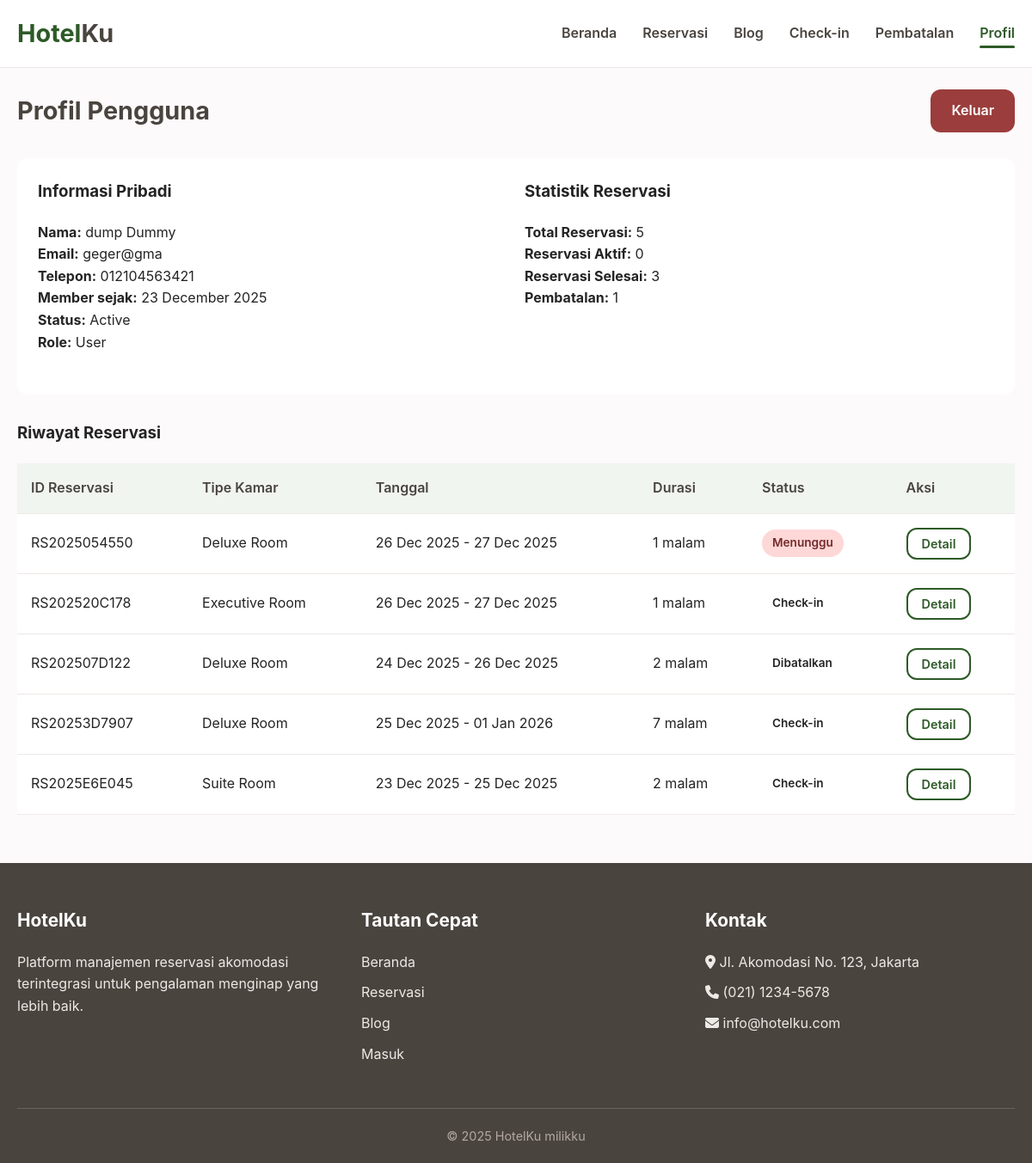
/views/profil.php (signed in), run on the app's committed database.
### tables this page shows
CREATE TABLE `users` (
  `id` int NOT NULL,
  `first_name` varchar(100) NOT NULL,
  `last_name` varchar(100) NOT NULL,
  `email` varchar(150) NOT NULL,
  `password` varchar(255) NOT NULL,
  `phone` varchar(20) NOT NULL,
  `status` enum('active','inactive') DEFAULT 'active',
  `role` enum('user','admin') DEFAULT 'user',
  `join_date` date NOT NULL,
  `created_at` timestamp NULL DEFAULT CURRENT_TIMESTAMP,
  `updated_at` timestamp NULL DEFAULT CURRENT_TIMESTAMP ON UPDATE CURRENT_TIMESTAMP
);

CREATE TABLE `reservations` (
  `id` int NOT NULL,
  `booking_code` varchar(50) NOT NULL,
  `user_id` int DEFAULT NULL,
  `room_type_id` int NOT NULL,
  `room_count` int NOT NULL DEFAULT '1',
  `checkin_date` date NOT NULL,
  `checkout_date` date NOT NULL,
  `guest_name` varchar(200) NOT NULL,
  `guest_email` varchar(150) NOT NULL,
  `guest_phone` varchar(20) NOT NULL,
  `special_requests` text,
  `total_price` decimal(12,2) NOT NULL,
  `status` enum('pending','confirmed','checked_in','checked_out','completed','cancelled') DEFAULT 'pending',
  `payment_status` enum('pending','paid','refunded','failed') DEFAULT 'pending',
  `payment_method` varchar(50) DEFAULT NULL,
  `created_at` timestamp NULL DEFAULT CURRENT_TIMESTAMP,
  `updated_at` timestamp NULL DEFAULT CURRENT_TIMESTAMP ON UPDATE CURRENT_TIMESTAMP
);

CREATE TABLE `room_types` (
  `id` int NOT NULL,
  `type_code` varchar(50) NOT NULL,
  `type_name` varchar(100) NOT NULL,
  `description` text,
  `price_per_night` decimal(12,2) NOT NULL,
  `max_occupancy` int DEFAULT '2',
  `features` text,
  `image_url` varchar(255) DEFAULT NULL,
  `status` enum('active','inactive') DEFAULT 'active',
  `created_at` timestamp NULL DEFAULT CURRENT_TIMESTAMP,
  `updated_at` timestamp NULL DEFAULT CURRENT_TIMESTAMP ON UPDATE CURRENT_TIMESTAMP
);

### models/UserModel.php (called while the page is built, shortened)
<?php
class UserModel
{
    private $conn;
    public function __construct($conn)
    {
        $this->conn = $conn;
    }
    public function findById($id)
    {
        $idEsc = (int) $id;
        $sql = "SELECT id, first_name, last_name, email, phone, status, role, join_date
                FROM users
                WHERE id = $idEsc
                LIMIT 1";
        $result = mysqli_query($this->conn, $sql);
        if (mysqli_num_rows($result) === 1) {
            return mysqli_fetch_assoc($result);
        }
        return null;
    }
}

### models/ReservationModel.php (called while the page is built, shortened)
<?php
class ReservationModel
{
    private $conn;
    public function __construct($conn)
    {
        $this->conn = $conn;
    }
    public function getUserReservations($userId)
    {
        $userIdEsc = (int)$userId;
        $sql = "SELECT r.*, rt.type_name, rt.type_code
                FROM reservations r
                LEFT JOIN room_types rt ON r.room_type_id = rt.id
                WHERE r.user_id = $userIdEsc
                ORDER BY r.created_at DESC";
        $result = mysqli_query($this->conn, $sql);
        $reservations = [];
        if ($result) {
            while ($row = mysqli_fetch_assoc($result)) {
                $reservations[] = $row;
            }
        }
        return $reservations;
    }
}

### views/profil.php (the view, shortened to what this page needs)
<?php
require_once __DIR__ . '/../config/koneksi.php';
require_once __DIR__ . '/../models/UserModel.php';
require_once __DIR__ . '/../models/ReservationModel.php';
$userModel = new UserModel($conn);
$user = $userModel->findById($_SESSION['user_id']);
$reservationModel = new ReservationModel($conn);
$reservations = $reservationModel->getUserReservations($_SESSION['user_id']);
$totalReservations = count($reservations);
$today = date('Y-m-d');
$activeReservations = 0;
$completedReservations = 0;
$cancelledReservations = 0;
foreach ($reservations as $res) {
    if ($res['status'] == 'cancelled') {
        $cancelledReservations++;
    } elseif (in_array($res['status'], ['confirmed', 'checked_in']) && $res['checkin_date'] >= $today) {
        $activeReservations++;
    } elseif ($res['checkout_date'] < $today && $res['status'] != 'cancelled') {
        $completedReservations++;
    }
}
$joinDate = isset($user['join_date']) ? date('d F Y', strtotime($user['join_date'])) : '-';
function formatStatus($status) {
    $statusMap = [
        'pending' => 'Menunggu',
        'confirmed' => 'Dikonfirmasi',
        'checked_in' => 'Check-in',
        'checked_out' => 'Check-out',
        'completed' => 'Selesai',
        'cancelled' => 'Dibatalkan'
    ];
    return $statusMap[$status] ?? ucfirst($status);
}
?>
<!DOCTYPE html>
<html lang="id">
<head>
    <link rel="stylesheet" href="https://cdnjs.cloudflare.com/ajax/libs/font-awesome/6.4.0/css/all.min.css">
    <link rel="stylesheet" href="../style.css">
</head>
<body>
    <?php include '../includes/navbar.php'; ?>
    <section id="profile" class="page">
        <div class="container">
            <div class="page">
                <div class="dashboard-header">
                    <h2 class="dashboard-title">Profil Pengguna</h2>
                    <div>
                        <a href="../controllers/logout.php" class="btn btn-danger">Keluar</a>
                    </div>
                </div>
                <div class="card">
                    <div class="form-row">
                        <div class="form-group">
                            <h3 style="margin-bottom: 20px;">Informasi Pribadi</h3>
                            <p><strong>Nama:</strong> <?php echo htmlspecialchars(trim(($user['first_name'] ?? '') . ' ' . ($user['last_name'] ?? ''))); ?></p>
                            <p><strong>Email:</strong> <?php echo htmlspecialchars($user['email'] ?? '-'); ?></p>
                            <p><strong>Telepon:</strong> <?php echo htmlspecialchars($user['phone'] ?? '-'); ?></p>
                            <p><strong>Member sejak:</strong> <?php echo htmlspecialchars($joinDate); ?></p>
                            <p><strong>Status:</strong> <?php echo htmlspecialchars(ucfirst($user['status'] ?? '-')); ?></p>
                            <p><strong>Role:</strong> <?php echo htmlspecialchars(ucfirst($user['role'] ?? '-')); ?></p>
                        </div>
                        <div class="form-group">
                            <h3 style="margin-bottom: 20px;">Statistik Reservasi</h3>
                            <p><strong>Total Reservasi:</strong> <?php echo $totalReservations; ?></p>
                            <p><strong>Reservasi Aktif:</strong> <?php echo $activeReservations; ?></p>
                            <p><strong>Reservasi Selesai:</strong> <?php echo $completedReservations; ?></p>
                            <p><strong>Pembatalan:</strong> <?php echo $cancelledReservations; ?></p>
                        </div>
                    </div>
                </div>
                <h3 style="margin: 30px 0 20px;">Riwayat Reservasi</h3>
                <div class="table-container">
                    <table class="data-table">
                        <thead>
                            <tr>
                                <th>ID Reservasi</th>
                                <th>Tipe Kamar</th>
                                <th>Tanggal</th>
                                <th>Durasi</th>
                                <th>Status</th>
                                <th>Aksi</th>
                            </tr>
                        </thead>
                        <tbody id="reservationHistory">
                            <?php if (empty($reservations)): ?>
                                <tr>
                                    <td colspan="6" class="text-center">Belum ada reservasi</td>
                                </tr>
                            <?php else: ?>
                                <?php foreach ($reservations as $res):
                                    $nights = (strtotime($res['checkout_date']) - strtotime($res['checkin_date'])) / 86400;
                                    $checkinFormatted = date('d M Y', strtotime($res['checkin_date']));
                                    $checkoutFormatted = date('d M Y', strtotime($res['checkout_date']));
                                ?>
                                <tr>
                                    <td><?php echo htmlspecialchars($res['booking_code']); ?></td>
                                    <td><?php echo htmlspecialchars($res['type_name'] ?? getRoomTypeName($res['type_code'] ?? '')); ?></td>
                                    <td><?php echo $checkinFormatted; ?> - <?php echo $checkoutFormatted; ?></td>
                                    <td><?php echo $nights; ?> malam</td>
                                    <td>
                                        <span class="status-badge status-<?php echo htmlspecialchars($res['status']); ?>">
                                            <?php echo formatStatus($res['status']); ?>
                                        </span>
                                    </td>
                                    <td>
                                        <button class="btn btn-secondary btn-small" onclick="viewReservationDetail('<?php echo htmlspecialchars($res['booking_code']); ?>')">Detail</button>
                                    </td>
                                </tr>
                                <?php endforeach; ?>
                            <?php endif; ?>
                        </tbody>
                    </table>
                </div>
            </div>
        </div>
    </section>
    <?php include '../includes/footer.php'; ?>
</body>
</html>

### includes/navbar.php (shortened to what this page needs)
<?php
require_once __DIR__ . '/../models/UserModel.php';
$currentPage = basename($_SERVER['PHP_SELF'], '.php');
$isLoggedIn = isset($_SESSION['user_id']) && !empty($_SESSION['user_id']);
?>
<header class="header">
    <div class="container">
        <div class="header-content">
            <a href="beranda.php" class="logo">Hotel<span>Ku</span></a>
            <nav>
                <ul class="nav-links" id="navLinks">
                    <li><a href="beranda.php" class="nav-link <?php echo ($currentPage == 'beranda') ? 'active' : ''; ?>">Beranda</a></li>
                    <li><a href="reservasi_form.php" class="nav-link <?php echo ($currentPage == 'reservasi_form') ? 'active' : ''; ?>">Reservasi</a></li>
                    <li><a href="blog.php" class="nav-link <?php echo ($currentPage == 'blog') ? 'active' : ''; ?>">Blog</a></li>
                    <?php if ($isLoggedIn): ?>
                        <li><a href="checkin_online.php" class="nav-link <?php echo ($currentPage == 'checkin_online') ? 'active' : ''; ?>">Check-in</a></li>
                        <li><a href="cancel_reservasi.php" class="nav-link <?php echo ($currentPage == 'cancel_reservasi') ? 'active' : ''; ?>">Pembatalan</a></li>
                        <li><a href="profil.php" class="nav-link <?php echo ($currentPage == 'profil') ? 'active' : ''; ?>">Profil</a></li>
                    <?php endif; ?>
                </ul>
            </nav>
        </div>
    </div>
</header>

### includes/footer.php
<footer class="footer">
    <div class="container">
        <div class="footer-content">
            <div class="footer-section">
                <h3>HotelKu</h3>
                <p>Platform manajemen reservasi akomodasi terintegrasi untuk pengalaman menginap yang lebih baik.</p>
            </div>
            <div class="footer-section">
                <h3>Tautan Cepat</h3>
                <a href="beranda.php">Beranda</a>
                <a href="reservasi_form.php">Reservasi</a>
                <a href="blog.php">Blog</a>
                <a href="login_register.php">Masuk</a>
            </div>
            <div class="footer-section">
                <h3>Kontak</h3>
                <p><i class="fas fa-map-marker-alt"></i> Jl. Akomodasi No. 123, Jakarta</p>
                <p><i class="fas fa-phone"></i> (021) 1234-5678</p>
                <p><i class="fas fa-envelope"></i> info@hotelku.com</p>
            </div>
        </div>
        <div class="copyright">
            &copy; <?php echo date('Y'); ?> HotelKu milikku
        </div>
    </div>
</footer>

### style.css (style rules this page uses)
:root { --primary-color: #2D5A27; --primary-light: #F1F5F0; --primary-dark: #1B3618; --secondary-color: #4A443F; --light-color: #FCFAFA; --dark-color: #242424; --gray-light: #EDE9E6; --gray-medium: #B2A9A1; --gray-dark: #6B635B; --success-color: #538D4E; --warning-color: #C28C32; --error-color: #9B3D3D; --info-color: #4B79A1; --border-radius: 12px; --transition-speed: 0.4s; --font-main: 'Inter', -apple-system, BlinkMacSystemFont, 'Segoe UI', Roboto, sans-serif; }
* { margin: 0; padding: 0; box-sizing: border-box; }
body { font-family: var(--font-main); line-height: 1.6; color: var(--dark-color); background-color: var(--light-color); overflow-x: hidden; margin-top: 6.5rem; }
a { text-decoration: none; color: inherit; }
button, input, select, textarea { font-family: inherit; font-size: inherit; border: none; outline: none; background: none; }
button { cursor: pointer; }
ul { list-style: none; }
.container { width: 100%; max-width: 1200px; margin: 0 auto; padding: 0 20px; }
.btn { display: inline-block; padding: 12px 24px; border-radius: var(--border-radius); font-weight: 600; transition: all var(--transition-speed) ease; text-align: center; }
.btn-secondary { background-color: white; color: var(--primary-color); border: 2px solid var(--primary-color); }
.btn-danger { background-color: var(--error-color); color: white; }
.btn-small { padding: 8px 16px; font-size: 0.9rem; }
.card { background-color: white; border-radius: var(--border-radius); padding: 24px; margin-bottom: 20px; }
.header { background-color: white; position: absolute; width: 100dvw; top: 0; z-index: 100; border-bottom: 1px solid var(--gray-light); }
.header-content { display: flex; justify-content: space-between; align-items: center; padding: 16px 0; }
.logo { font-size: 1.8rem; font-weight: 700; color: var(--primary-color); }
.logo span { color: var(--secondary-color); }
.nav-links { display: flex; gap: 30px; }
.nav-link { font-weight: 600; color: var(--secondary-color); position: relative; padding: 8px 0; transition: color var(--transition-speed) ease; }
.nav-link.active { color: var(--primary-color); }
.nav-link.active::after { content: ''; position: absolute; bottom: 0; left: 0; width: 100%; height: 3px; background-color: var(--primary-color); border-radius: 3px; }
.page { min-height: calc(100vh - 200px); }
.form-group { margin-bottom: 24px; }
.form-row { display: flex; gap: 20px; flex-wrap: wrap; }
.form-row .form-group { flex: 1; min-width: 200px; }
.dashboard-header { display: flex; justify-content: space-between; align-items: center; margin-bottom: 30px; flex-wrap: wrap; gap: 20px; }
.dashboard-title { font-size: 1.8rem; color: var(--secondary-color); }
.table-container { overflow-x: auto; margin-bottom: 40px; }
.data-table { width: 100%; border-collapse: collapse; background-color: white; }
.data-table th { background-color: var(--primary-light); color: var(--secondary-color); font-weight: 600; text-align: left; padding: 16px; border-bottom: 1px solid var(--gray-light); }
.data-table td { padding: 16px; border-bottom: 1px solid var(--gray-light); }
.status-badge { display: inline-block; padding: 5px 12px; border-radius: 20px; font-size: 0.85rem; font-weight: 600; }
.status-pending { background-color: #fed7d7; color: #742a2a; }
.footer { background-color: var(--secondary-color); color: white; padding: 50px 0 20px; margin-top: 3.5rem; }
.footer-content { display: grid; grid-template-columns: repeat(auto-fit, minmax(250px, 1fr)); gap: 40px; margin-bottom: 40px; }
.footer-section h3 { font-size: 1.3rem; margin-bottom: 20px; color: white; }
.footer-section p, .footer-section a { color: var(--gray-light); margin-bottom: 10px; display: block; }
.copyright { text-align: center; padding-top: 20px; border-top: 1px solid var(--gray-dark); color: var(--gray-medium); font-size: 0.9rem; }

### data on the page
users: first_name+last_name "dump Dummy", email "geger@gma", phone "012104563421", join_date "23 December 2025", status "Active", role "User"
reservations: booking_code "RS2025054550", room_type.type_name "Deluxe Room", checkin_date "26 Dec 2025", checkout_date "27 Dec 2025", nights "1", status "Menunggu"
reservations: booking_code "RS202520C178", room_type.type_name "Executive Room", checkin_date "26 Dec 2025", checkout_date "27 Dec 2025", nights "1", status "Check-in"
reservations: booking_code "RS202507D122", room_type.type_name "Deluxe Room", checkin_date "24 Dec 2025", checkout_date "26 Dec 2025", nights "2", status "Dibatalkan"
reservations: booking_code "RS20253D7907", room_type.type_name "Deluxe Room", checkin_date "25 Dec 2025", checkout_date "01 Jan 2026", nights "7", status "Check-in"
reservations: booking_code "RS2025E6E045", room_type.type_name "Suite Room", checkin_date "23 Dec 2025", checkout_date "25 Dec 2025", nights "2", status "Check-in"

### other printed values
$totalReservations "5"
$activeReservations "0"
$completedReservations "3"
$cancelledReservations "1"
